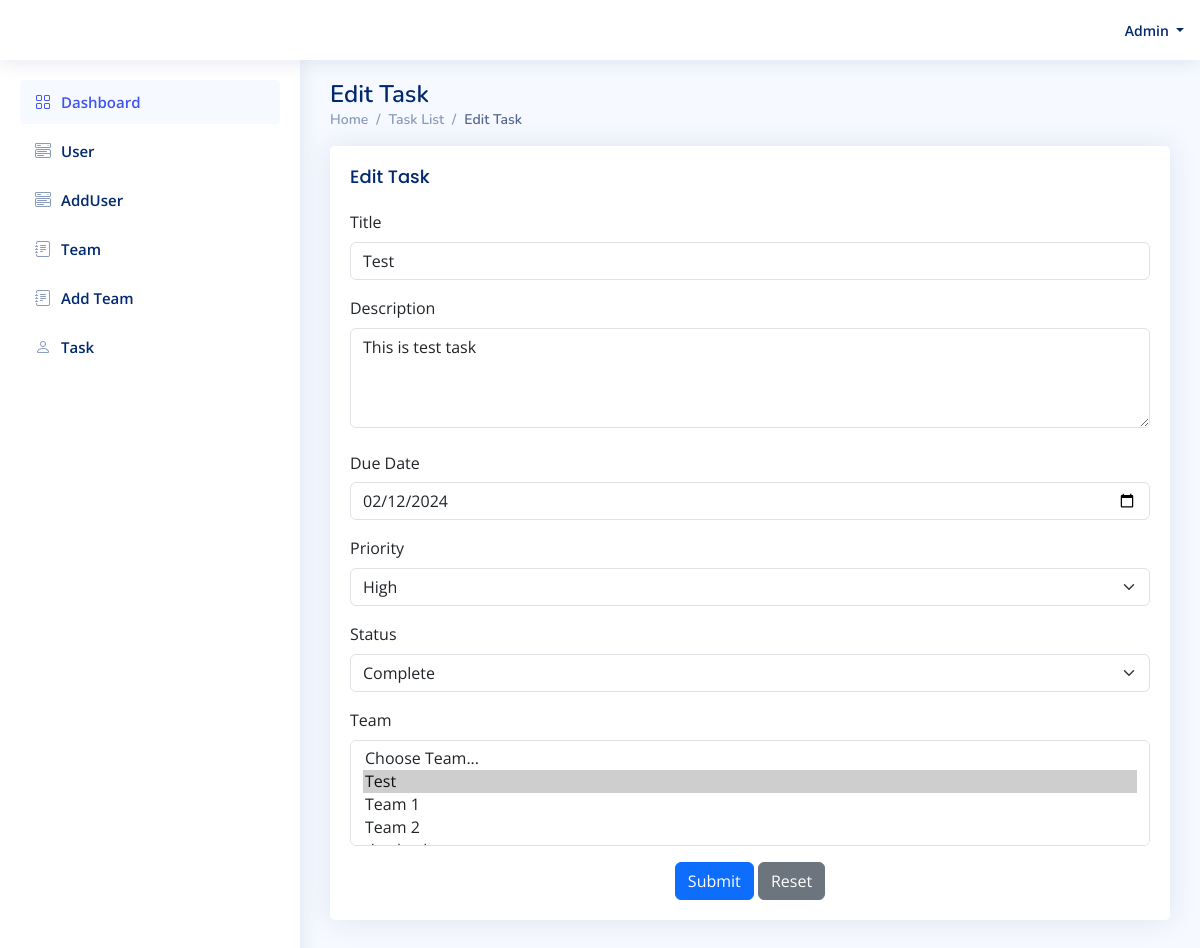
Page /add_task.php?id=1 (signed in) on the committed database.
### tables this page shows
CREATE TABLE `tasks` (
  `id` int(11) UNSIGNED NOT NULL,
  `title` varchar(255) NOT NULL,
  `description` text NOT NULL,
  `priority` tinyint(2) UNSIGNED NOT NULL COMMENT '1 => High, 2 => Normal, 3 => Low',
  `due_date` date NOT NULL,
  `status` tinyint(2) UNSIGNED NOT NULL DEFAULT 0 COMMENT '0=> Pending, 1 => Complete, 2=> In Progress,3 => Hold,  4 => Closed  ',
  `comment` text DEFAULT NULL,
  `file` varchar(255) DEFAULT NULL,
  `created` datetime NOT NULL,
  `modified` datetime NOT NULL
);

### classes/Task.php (called while the page is built, shortened)
<?php
class Task extends DB
{
    public static function getTaskById($id){
        $stmt = DB::$connection->prepare('SELECT t.*, group_concat(tt.team_id) team_id FROM tasks t LEFT JOIN team_tasks tt ON tt.task_id = t.id WHERE t.id = ? GROUP BY t.id ');
        $stmt->bind_param("i", $id);
        $stmt->execute();
        $result = $stmt->get_result();
        $row = $result->fetch_assoc();
        return $row;
    }
}

### config.php (called while the page is built, shortened)
<?php
    $task_status = [0=> 'Pending', 1 => 'Complete', 2=> 'In Progress', 3 => 'Hold', 4 => 'Closed'];

### classes/Team.php (called while the page is built, shortened)
<?php
class Team extends DB
{
    public static function getTeam(){
        $qry = DB::$connection->query('SELECT * FROM `teams`');
        $results = [];
        while($row = $qry->fetch_all(MYSQLI_ASSOC)){
            $results = $row;
        }
        return $results;
    }
}

### add_task.php (the view, shortened to what this page needs)
<?php
$page_title = !empty($_GET['id']) ? 'Edit Task' : 'Add Task';
include('config.php');
if(!empty($_POST)){
    Task::saveTask($_POST);
    header('location: tasks.php');
} elseif (!empty($_GET['id'])){
    $task = Task::getTaskById($_GET['id']);
    $team_arr = explode(',', $task['team_id']);
}
include('header.php');
include('header.inc');
include('left.inc');
$teams = Team::getTeam();
?>
<main id="main" class="main">
    <div class="pagetitle">
    <h1><?php echo $page_title; ?></h1>
    <nav>
        <ol class="breadcrumb">
        <li class="breadcrumb-item"><a href="/">Home</a></li>
        <li class="breadcrumb-item"><a href="Tasks.php">Task List</a></li>
        <li class="breadcrumb-item active"><?php echo $page_title; ?></li>
        </ol>
    </nav>
    </div>
    <section class="section">
        <div class="row">
            <div class="col-lg-12">
                <div class="card">
                    <div class="card-body">
                        <h5 class="card-title"><?php echo $page_title; ?></h5>
                        <form class="row g-3" method="post">
                            <div class="col-12">
                                <label for="title" class="form-label">Title</label>
                                <input type="text" class="form-control" id="title" name="title" required value = "<?php echo !empty($task['title']) ? $task['title'] :'' ?>" />
                            </div>
                            <div class="col-12">
                                <label for="description" class="form-label">Description</label>
                                <textarea class="form-control" placeholder="Description" id="description" style="height: 100px;" name="description"><?php echo !empty($task['description']) ? $task['description'] :'' ?></textarea>
                            </div>
                            <div class="col-12">
                                <label for="due_date" class="col-sm-2 col-form-label">Due Date</label>
                                <input type="date" class="form-control" id="due_date" name="due_date" value="<?php echo !empty($task['due_date']) ? $task['due_date'] :'' ?>">
                            </div>
                            <div class="col-12">
                                <label for="priority" class="form-label">Priority</label>
                                <select id="priority" name="priority" class="form-select" required>
                                    <option value="1"  <?php echo (!empty($task['priority']) && $task['priority'] == 1) ? 'selected' :'' ?>>High</option>
                                </select>
                            </div>
                            <div class="col-12">
                                <label for="status" class="form-label">Status</label>
                                <select id="status" name="status" class="form-select" required>
                                    <?php foreach($task_status as $key => $val) { ?>
                                    <option value="<?php echo $key; ?>"  <?php echo (isset($task['status']) && $task['status'] == $key) ? 'selected' :'' ?>><?php echo $val; ?></option>
                                    <?php } ?>
                                </select>
                            </div>
                            <div class="col-12">
                                <label for="team" class="form-label">Team</label>
                                <select id="team" name="team[]" class="form-select" multiple="" aria-label="multiple select example" required>
                                    <option>Choose Team...</option>
                                    <?php foreach($teams as $team) { ?>
                                    <option value="<?php echo $team['id'];?>"  <?php echo (!empty($team_arr) && in_array( $team['id'], $team_arr)) ? 'selected' :'' ?>><?php echo $team['name'];?></option>
                                    <?php } ?>
                                </select>
                            </div>
                            <div class="text-center">
                                <button type="submit" class="btn btn-primary" id="btn_Task_add">Submit</button>
                                <button type="reset" class="btn btn-secondary">Reset</button>
                            </div>
                        </form>
                    </div>
                </div>
            </div>
        </div>
    </section>
</main>
 <? include('footer.php');

### assets/css/style.css (style rules this page uses)
:root { scroll-behavior: smooth; }
body { font-family: "Open Sans", sans-serif; background: #f6f9ff; color: #444444; }
a { color: #4154f1; text-decoration: none; }
h1, h2, h3, h4, h5, h6 { font-family: "Nunito", sans-serif; }
#main { margin-top: 60px; padding: 20px 30px; transition: all 0.3s; }
.pagetitle { margin-bottom: 10px; }
.pagetitle h1 { font-size: 24px; margin-bottom: 0; font-weight: 600; color: #012970; }
.card { margin-bottom: 30px; border: none; border-radius: 5px; box-shadow: 0px 0 30px rgba(1, 41, 112, 0.1); }
.card-title { padding: 20px 0 15px 0; font-size: 18px; font-weight: 500; color: #012970; font-family: "Poppins", sans-serif; }
.card-body { padding: 0 20px 20px 20px; }
.breadcrumb { font-size: 14px; font-family: "Nunito", sans-serif; color: #899bbd; font-weight: 600; }
.breadcrumb a { color: #899bbd; transition: 0.3s; }
.breadcrumb .breadcrumb-item::before { color: #899bbd; }
.breadcrumb .active { color: #51678f; font-weight: 600; }
@media (min-width: 1200px) { #main, #footer { margin-left: 300px; } }

### rows in the picture
tasks: title "Test", description "This is test task", due_date "02/12/2024", priority "High", status "Complete"

### other values in the picture
$_SESSION['user']['name'] "Admin"
$page_title "Edit Task"
form field value "Choose Team... / Test ☑ / Team 1 / Team 2"
